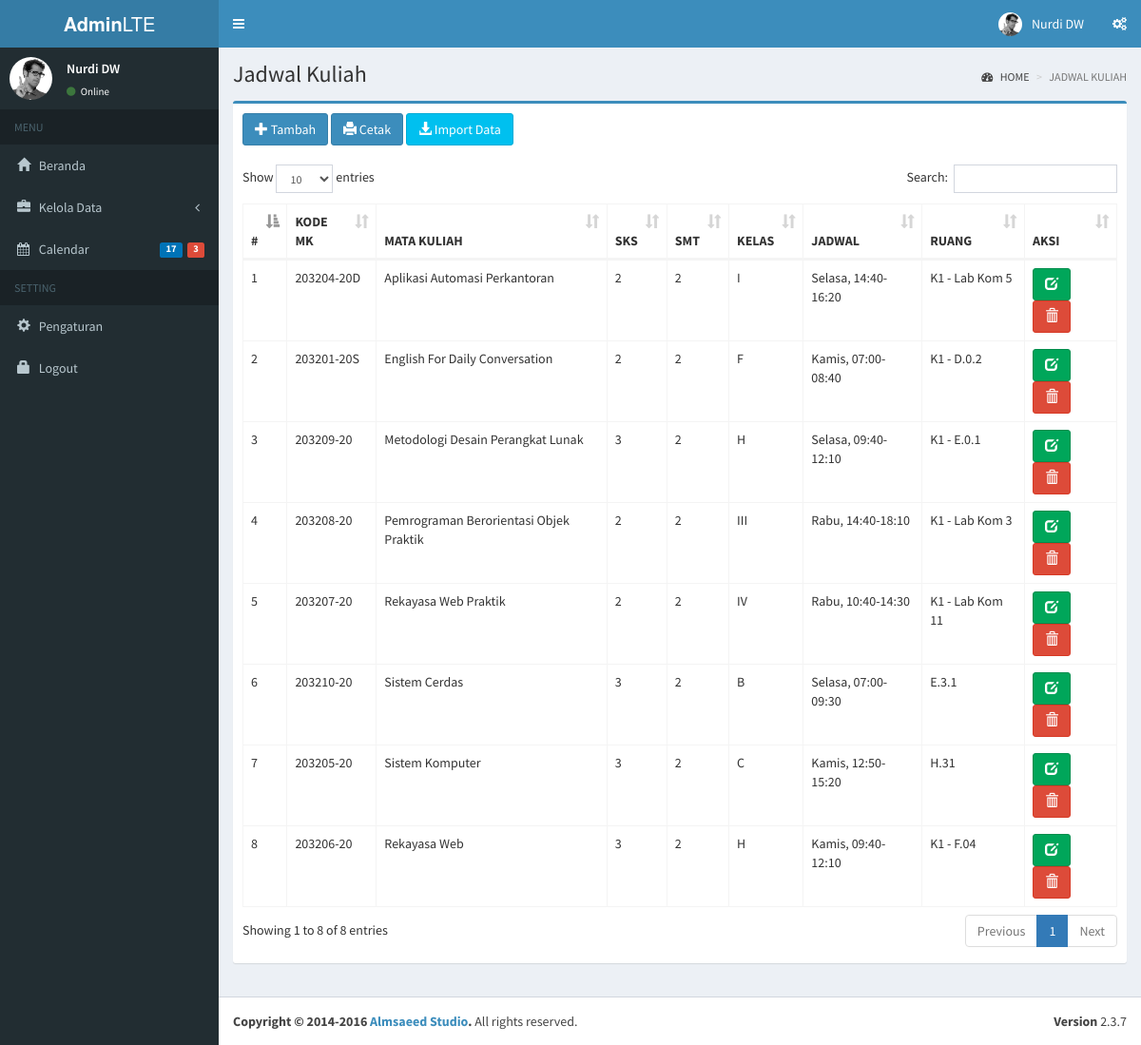
The app's page /index.php?page=data_mahasiswa (signed in) with its own data.
### tables this page shows
CREATE TABLE `jadwal` (
  `id` int(11) NOT NULL,
  `kode_mk` varchar(35) NOT NULL,
  `mk` varchar(288) NOT NULL,
  `sks` int(15) NOT NULL,
  `smt` int(15) NOT NULL,
  `kelas` varchar(55) NOT NULL,
  `jadwal` varchar(288) NOT NULL,
  `ruang` varchar(100) NOT NULL
);

### pages/mahasiswa/data_mahasiswa.php (the view, shortened to what this page needs)
<div class="content-wrapper">
  <section class="content-header">
    <h1>
    Jadwal Kuliah
    </h1>
    <ol class="breadcrumb">
      <li><a href="index.php"><i class="fa fa-dashboard"></i> HOME</a></li>
      <li class="active">JADWAL KULIAH</li>
    </ol>
  </section>
  <section class="content">
    <div class="row">
      <div class="col-xs-12">
    <div class="box box-primary">
      <div class="box-header">
        <a href="index.php?page=tambah_mahasiswa" class="btn btn-primary" role="button" title="Tambah Data"><i class="glyphicon glyphicon-plus"></i> Tambah</a>
        <a href="index.php?page=cetak" class="btn btn-primary" role="button" title="Tambah Data"><i class="glyphicon glyphicon-print"></i> Cetak</a>
        <a href="index.php?page=upload" class="btn btn-info" role="button" title="Tambah Data"><i class="glyphicon glyphicon-download-alt"></i> Import Data</a>
        </div>
          <div class="box-body table-responsive">
            <table id="mahasiswa" class="table table-bordered table-hover">
              <thead>
              <tr>
                <th>#</th>
                <th>KODE MK</th>
                <th>MATA KULIAH</th>
                <th>SKS</th>
                <th>SMT</th>
                <th>KELAS</th>
                <th>JADWAL</th>
                <th>RUANG</th>
                <th>AKSI</th>
              </tr>
              </thead>
              <tbody>
              <?php
              include "conf/conn.php";
              $no=0;
              $query = mysqli_query($con, "SELECT * FROM jadwal ORDER BY id ASC");
              while ($row = mysqli_fetch_array($query))
              {
              ?>
              <tr>
                <td><?php echo $no=$no+1;?></td>
                <td><?php echo $row['kode_mk'];?></td>
                <td><?php echo $row['mk'];?></td>
                <td><?php echo $row['sks'];?></td>
                <td><?php echo $row['smt'];?></td>
                <td><?php echo $row['kelas'];?></td>
                <td><?php echo $row['jadwal'];?></td>
                <td><?php echo $row['ruang'];?></td>
                <td>
                  <a href="index.php?page=ubah_mahasiswa&id=<?=$row['id'];?>" class="btn btn-success" role="button" title="Ubah Data"><i class="glyphicon glyphicon-edit"></i></a>
                  <a class="btn btn-danger" data-toggle="modal" data-target="#konfirmasi_hapus" data-href="pages/mahasiswa/hapus_mahasiswa.php?id=<?=$row['id'];?>" title="Hapus Data"><i class="glyphicon glyphicon-trash"></i></a>
                </td>
              </tr>
              <?php } ?>
              </tbody>
            </table>
          </div>
        </div>
      </div>
    </div>
  </section>
</div>

### index.php (shortened to what this page needs)
<?php
if(isset($_SESSION['id_admin'])==0){
echo '<script>alert("Anda Harus Login Terlebih Dahulu !!!");
window.location.href="pages/login.php"</script>';
}else{
?>
<!DOCTYPE html>
<html>
<head>
  <link rel="stylesheet" href="bootstrap/css/bootstrap.min.css">
  <link rel="stylesheet" href="https://cdnjs.cloudflare.com/ajax/libs/font-awesome/4.5.0/css/font-awesome.min.css">
  <link rel="stylesheet" href="https://cdnjs.cloudflare.com/ajax/libs/ionicons/2.0.1/css/ionicons.min.css">
  <link rel="stylesheet" href="dist/css/AdminLTE.min.css">
  <link rel="stylesheet" href="dist/css/skins/_all-skins.min.css">
  <link rel="stylesheet" href="plugins/iCheck/flat/blue.css">
  <link rel="stylesheet" href="plugins/morris/morris.css">
  <link rel="stylesheet" href="plugins/jvectormap/jquery-jvectormap-1.2.2.css">
  <link rel="stylesheet" href="plugins/datepicker/datepicker3.css">
  <link rel="stylesheet" href="plugins/daterangepicker/daterangepicker.css">
  <link rel="stylesheet" href="plugins/bootstrap-wysihtml5/bootstrap3-wysihtml5.min.css">
  <link rel="stylesheet" href="plugins/datatables/dataTables.bootstrap.css">
</head>
<body class="hold-transition skin-blue sidebar-mini">
<div class="wrapper">
  <header class="main-header">
    <a href="index2.html" class="logo">
      <span class="logo-lg"><b>Admin</b>LTE</span>
    </a>
    <nav class="navbar navbar-static-top">
      <a href="#" class="sidebar-toggle" data-toggle="offcanvas" role="button">
      </a>
      <div class="navbar-custom-menu">
        <ul class="nav navbar-nav">
          <li class="dropdown user user-menu">
            <a href="#" class="dropdown-toggle" data-toggle="dropdown">
              <img src="dist/img/user2-160x160.jpg" class="user-image" alt="User Image">
              <span class="hidden-xs">Nurdi DW</span>
            </a>
          </li>
          <li>
            <a href="#" data-toggle="control-sidebar"><i class="fa fa-gears"></i></a>
          </li>
        </ul>
      </div>
    </nav>
  </header>
  <aside class="main-sidebar">
    <section class="sidebar">
      <div class="user-panel">
        <div class="pull-left image">
          <img src="dist/img/user2-160x160.jpg" class="img-circle" alt="User Image">
        </div>
        <div class="pull-left info">
          <p>Nurdi DW</p>
          <a href="#"><i class="fa fa-circle text-success"></i> Online</a>
        </div>
      </div>
      <ul class="sidebar-menu">
      <li class="header">MENU</li>
      <li class="treeview">
        <li><a href="index.php"><i class="glyphicon glyphicon-home"></i> <span>Beranda</span></a></li>
      </li>
      <li class="treeview">
          <a href="#">
            <i class="glyphicon glyphicon-briefcase"></i> <span>Kelola Data</span>
            <span class="pull-right-container">
              <i class="fa fa-angle-left pull-right"></i>
            </span>
          </a>
      </li>
      <li>
          <a href="pages/calender/index.php">
            <i class="fa fa-calendar"></i> <span>Calendar</span>
            <span class="pull-right-container">
              <small class="label pull-right bg-red">3</small>
              <small class="label pull-right bg-blue">17</small>
            </span>
          </a>
        </li>
      <li class="header">SETTING</li>
        <li class="treeview">
          <li><a href="#"><i class="glyphicon glyphicon-cog"></i> <span>Pengaturan</span></a></li>
          <li><a href="pages/logout_process.php"><i class="glyphicon glyphicon-lock"></i> <span>Logout</span></a></li>
        </li>
      </ul>
    </section>
  </aside>
<?php include "conf/page.php"; ?>
  <footer class="main-footer">
    <div class="pull-right hidden-xs">
      <b>Version</b> 2.3.7
    </div>
    <strong>Copyright &copy; 2014-2016 <a href="http://almsaeedstudio.com">Almsaeed Studio</a>.</strong> All rights
    reserved.
  </footer>
</div>
</body>
</html>
<?php } ?>

### conf/page.php (shortened to what this page needs)
<?php
if(isset($_GET['page'])){
  $page = $_GET['page'];
switch ($page) {
  case 'data_mahasiswa':
    include 'pages/mahasiswa/data_mahasiswa.php';
    break;
  }
}else{
    include "pages/beranda.php";
  }
?>

### records on screen
jadwal: kode_mk "203204-20D", mk "Aplikasi Automasi Perkantoran", sks "2", smt "2", kelas "I", jadwal "Selasa, 14:40-16:20", ruang "K1 - Lab Kom 5"
jadwal: no "2", kode_mk "203201-20S", mk "English For Daily Conversation", sks "2", smt "2", kelas "F", jadwal "Kamis, 07:00-08:40", ruang "K1 - D.0.2"
jadwal: no "3", kode_mk "203209-20", mk "Metodologi Desain Perangkat Lunak", sks "3", smt "2", kelas "H", jadwal "Selasa, 09:40-12:10", ruang "K1 - E.0.1"
jadwal: no "4", kode_mk "203208-20", mk "Pemrograman Berorientasi Objek Praktik", sks "2", smt "2", kelas "III", jadwal "Rabu, 14:40-18:10", ruang "K1 - Lab Kom 3"
jadwal: no "5", kode_mk "203207-20", mk "Rekayasa Web Praktik", sks "2", smt "2", kelas "IV", jadwal "Rabu, 10:40-14:30", ruang "K1 - Lab Kom 11"
jadwal: no "6", kode_mk "203210-20", mk "Sistem Cerdas", sks "3", smt "2", kelas "B", jadwal "Selasa, 07:00-09:30", ruang "E.3.1"
jadwal: no "7", kode_mk "203205-20", mk "Sistem Komputer", sks "3", smt "2", kelas "C", jadwal "Kamis, 12:50-15:20", ruang "H.31"
jadwal: no "8", kode_mk "203206-20", mk "Rekayasa Web", sks "3", smt "2", kelas "H", jadwal "Kamis, 09:40-12:10", ruang "K1 - F.04"
